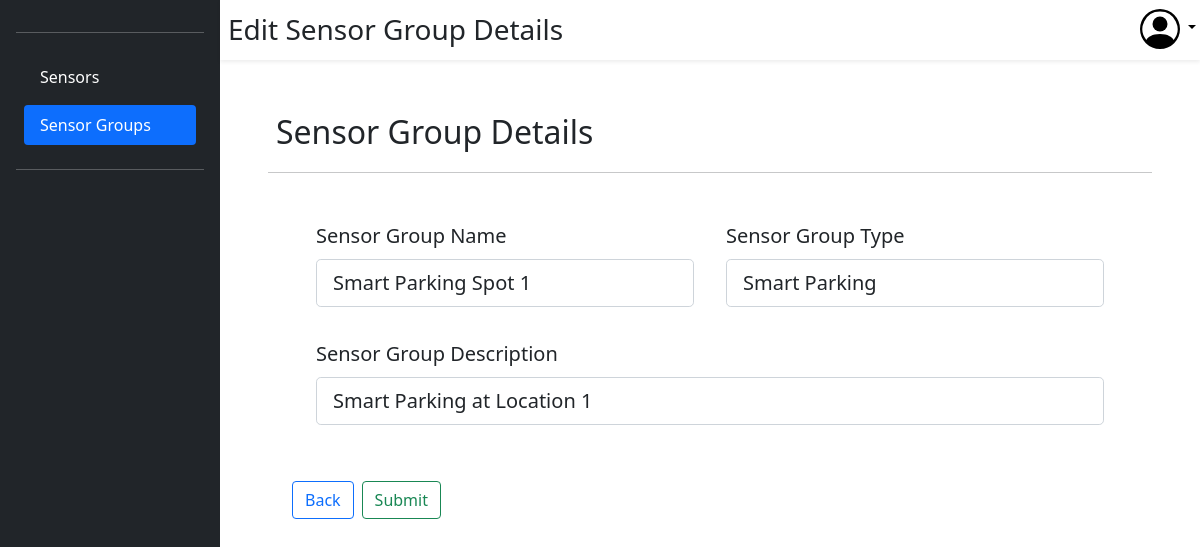
Page /group/edit/?key=2 (signed in) on the committed database.
### dash/models.py (models this page shows, shortened)
class Sensor_Group(models.Model):
    group_id = models.AutoField(verbose_name='Group Id', primary_key=True)
    group_name = models.CharField(verbose_name='Group Name', max_length=50)
    group_type = models.CharField(verbose_name='Group Type', max_length=50)
    group_discription = models.TextField(verbose_name='Group Discription')
    date_created = models.DateTimeField(verbose_name='Date Created',auto_now_add=True)
    user = models.ForeignKey(User, verbose_name='User', on_delete=models.CASCADE)

### dash/views.py (the view)
# urls.py: path('group/edit/', views.group_edit, name='group_edit'),
@login_required(login_url="")
def group_edit(request):
    key=request.GET['key']
    instance = Sensor_Group.objects.get(group_id=key)
    if request.method == 'POST':
        form = SensorsGroupEditForm(request.POST, instance=instance)
        if form.is_valid():
            item = form.save(commit=False)
            item.save()
            messages.success(request, "Successfully Edited.")
        else:
            messages.error(request, "Was Not able to edit sensor.")
        return redirect("/group/dashboard/")
    else:
        form = SensorsGroupEditForm(instance=instance)
        site_settings = {
            'active' : 'Sensor_Groups',
            'dashboard_heading' : 'Edit Sensor Group Details'
        }
        return render(request, "group_edit.html",{"form":form, 'site_settings' : site_settings})

### dash/forms.py
class SensorsGroupEditForm(CustomModelForm):
    class Meta:
        model = Sensor_Group
        fields = "__all__"
        exclude = ["user"]
        widgets = {
            'group_name': forms.TextInput(attrs={'class': 'form-control form-control-lg'}),
            'group_type': forms.TextInput(attrs={'class': 'form-control form-control-lg'}),
            'group_id': forms.TextInput(attrs={'class': 'form-control form-control-lg', 'readonly' : True}),
            'date_created': forms.TextInput(attrs={'class': 'form-control form-control-lg'}),
            'group_discription': forms.TextInput(attrs={'class': 'form-control form-control-lg'})
        }

### templates/edit/group_edit.html (shortened to what this page needs)
{% extends 'base.html' %}
{% block content %}
<div class="m-5">
    <form id="main_form" method="POST">
        <span class="fs-2 p-2">Sensor Group Details</span>
        <hr>
        <div class="d-flex flex-column m-3 p-3">
            <div class="d-flex flex-row flex-fill">
                <div class="m-3 flex-fill">
                    <label class="form-label fs-5" for="{{form.group_name.id_for_label}}">Sensor Group Name</label>
                    {{form.group_name}}
                </div>
                <div class="m-3 flex-fill">
                    <label class="form-label fs-5" for="{{form.group_type.id_for_label}}">Sensor Group Type</label>
                    {{form.group_type}}
                </div>
            </div>
            <div class="d-flex flex-row flex-fill">
                <div class="m-3 flex-fill">
                    <label class="form-label fs-5" for="{{form.group_discription.id_for_label}}">Sensor Group Description</label>
                    {{form.group_discription}}
                </div>
            </div>
        </div>
    </form>
    <div class="d-flex flex-row mt-4 ms-3">
        <div>
            <a href="{% url 'dash:group_dashboard' %}"><button class="mx-2 btn btn-outline-primary">Back</button></a>
        </div>
        <div>
            <input form="main_form" type="submit" class="btn btn-outline-success">
        </div>
    </div>
</div>
{% endblock content %}

### rows in the picture
Sensor_Group: group_name "Smart Parking Spot 1", group_type "Smart Parking", group_discription "Smart Parking at Location 1"

### other values in the picture
{{ site_settings.dashboard_heading }} "Edit Sensor Group Details"
